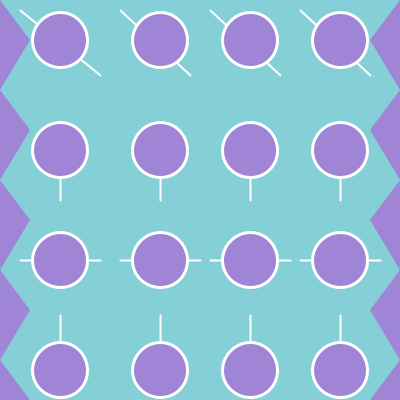
Frame 1 (no input)
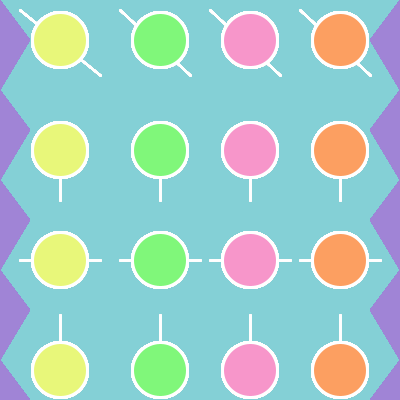
Frame 60 (the mouse pressed at the canvas centre just before this capture)
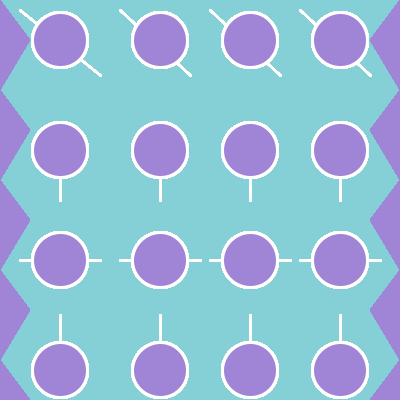
Frame 120 (the mouse held since frame 60 and released just before this capture)

The Processing sketch that drew these frames (run headless with seeded random() and noise(); from frame 60 on, the mouse is pressed at the canvas centre):

// Processing sketch: processing_159560
// ── processing_159560.pde

void setup()
{
size(400,400);
smooth();
background(132,208,214);
}

int i = 0;    //used for counting

void draw()
{
  fill(160,132,214);
  noStroke();
  
  //Left Side Triangles
  triangle(0, 0, 30, 40, 0, 90);
  triangle(0, 90, 30, 130, 0, 180);
  triangle(0, 180, 30, 220, 0, 270);
  triangle(0, 270, 30, 310, 0, 360);
  triangle(0, 360, 30, 400, 0, 450);
  
  //Right Side
  triangle(400, 0, 400, 90, 370, 40);
  triangle(400, 90, 400, 180, 370, 130);
  triangle(400, 180, 400, 270, 370, 220);
  triangle(400, 270, 400, 360, 370, 310);
  triangle(400, 360, 400, 450, 370, 400);
  
  strokeWeight(2);
  stroke(255);
  line(20, 10, 100, 75);
  line(120, 10, 190, 75);
  line(210, 10, 280, 75);
  line(300, 10, 370, 75);
  
  line(60, 150, 60, 200);
  line(160, 150, 160, 200);
  line(250, 150, 250, 200);
  line(340, 150, 340, 200);
  
  line(20, 260, 100, 260);
  line(120, 260, 200, 260);
  line(210, 260, 290, 260);
  line(300, 260, 380, 260);
  
  line(60, 315, 60, 350);
  line(160,315, 160, 350);
  line(250, 315, 250, 350);
  line(340, 315, 340, 350);
  {
    strokeWeight(3);    //thickness of line around circle
    stroke(255);        //color around circle
  
    i = i + 1; //here the counter increases by one each frame
  
   if (i>20)
 { 
   fill(232,247,122); 
 }
  
 if (i>200)
 { 
   fill(232,247,122);  
   i=0;  //resets the counter to start the flashing loop over
 }
  }
  ellipse(60, 40, 55, 55);
  ellipse(60, 150, 55, 55);
  ellipse(60, 260, 55, 55);
  ellipse(60, 370, 55, 55);
   
   {
    i = i + 1; 
  
   if (i>25)
 { 
   fill(128,247,122); 
 }
  
 if (i>50)
 { 
   fill(128,247,122);  
   i=0;  
 }
  }
  ellipse(160, 40, 55, 55);
  ellipse(160, 150, 55, 55);
  ellipse(160, 260, 55, 55);
  ellipse(160, 370, 55, 55);
  {
    i = i + 1; 
  
   if (i>25)
 { 
   fill(247,150,202); 
 }
  
 if (i>50)
 { 
   fill(247,150,202);  
   i=0;  
 }
  }
  ellipse(250, 40, 55, 55);
  ellipse(250, 150, 55, 55);
  ellipse(250, 260, 55, 55);
  ellipse(250, 370, 55, 55);
  
  {
    i = i + 1; 
  
   if (i>25)
 { 
   fill(252,159,97); 
 }
  
 if (i>50)
 { 
   fill(252,159,97);  
   i=0;  
 }
  }
  ellipse(340, 40, 55, 55);
  ellipse(340, 150, 55, 55);
  ellipse(340, 260, 55, 55);
  ellipse(340, 370, 55, 55);
  
  
}
